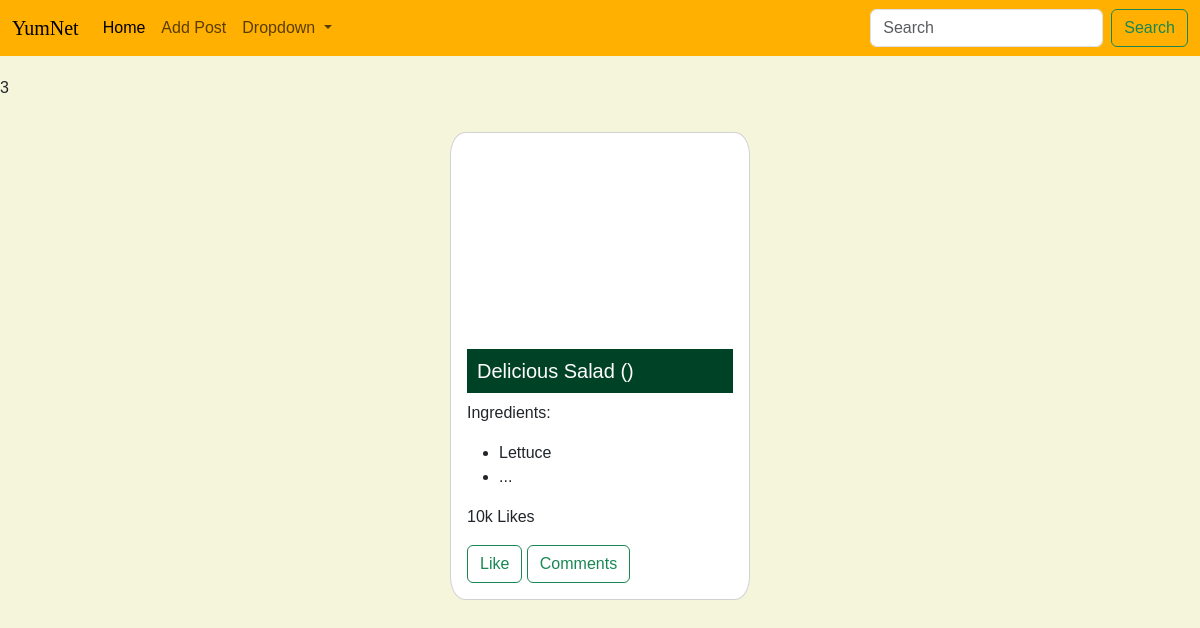
Before: /hompage.php with the older database file.
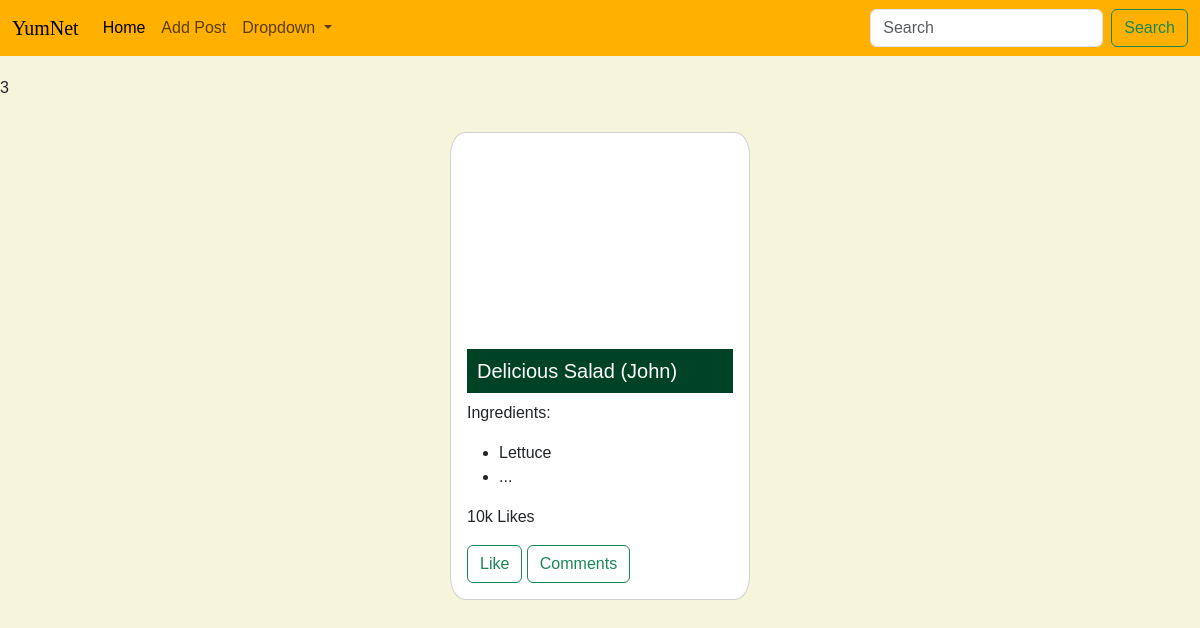
After: the same page with the newer database file.
### tables this page shows
CREATE TABLE `post` (
  `pid` int(11) NOT NULL,
  `img_url` varchar(2048) NOT NULL,
  `title` varchar(255) NOT NULL,
  `published_at` datetime NOT NULL,
  `is_veg` int(1) NOT NULL,
  `caption` varchar(2048) NOT NULL,
  `user_id` int(11) NOT NULL
);

CREATE TABLE `postingredient` (
  `ingredient_name` varchar(255) NOT NULL,
  `post_id` int(11) NOT NULL
);

CREATE TABLE `page_user` (
  `uid` int(11) NOT NULL,
  `first_name` varchar(255) NOT NULL,
  `last_name` varchar(255) NOT NULL,
  `user_name` varchar(255) NOT NULL,
  `pass` varchar(255) NOT NULL,
  `dob` date NOT NULL,
  `last_seen` datetime NOT NULL
);

### hompage.php (the view, shortened to what this page needs)
<!DOCTYPE html>
<html lang="en">
<head>
    <?php require 'includes_and_requires/bootstrap.php'?>
    <?php require 'styleTemp.php'?>
</head>
<body>
    <?php include 'includes_and_requires/menu.php'?>
    <?php
    $sql = "select * from follower where follower_id = 1";
    $ret = mysqli_query($conn,$sql);
    if(mysqli_num_rows($ret)>0){
      echo"YES";
    }else{
      $sql = "select * from post order by published_at";
      $ret = mysqli_query($conn,$sql);
      if(mysqli_num_rows($ret)>0){
        $num = mysqli_num_rows($ret);
        while($row = mysqli_fetch_assoc($ret)){
          echo"$num";
          $sql = "Select first_name from page_user where uid = {$row['user_id']}";
          $ret2 = mysqli_query($conn,$sql);
          $row2 = mysqli_fetch_assoc($ret2);
          $sql = "Select * from postingredient where post_id = {$row['pid']} limit 3";
          $ret3 = mysqli_query($conn,$sql);
          echo"
          <div class='card'>
      <div class='custom_image' style='background-image:url({$row['img_url']})'></div>
      <div class='card-body'>
        <h5 class='card-title'>{$row['title']} ({$row2['first_name']})</h5>
        <p class='card-text' onmouseover='onHover({$row['pid']})' onmouseout='outHover({$row['pid']})'>
          Ingredients: <ul>";
          while($row3 = mysqli_fetch_assoc($ret3)){
            echo "<li>{$row3['ingredient_name']}</li>";
          }
        echo"
        <li>...</li>
        </ul>
        </p>
        <p>10k Likes</p>
        <button type='button' class='btn btn-outline-success'>Like</button>
        <button type='button' class='btn btn-outline-success'>Comments</button>
      </div>
    </div>";
      $sql = "Select * from postingredient where post_id = {$row['pid']}";
        $ret = mysqli_query($conn,$sql);
        }
      }
    }
    ?>
</body>
</html>

### includes_and_requires/bootstrap.php (shortened to what this page needs)
<link rel="stylesheet" href="bootstrap-5.3.2-dist/css/bootstrap.min.css">

### styleTemp.php
<link rel="stylesheet" href="style3.css">

### includes_and_requires/menu.php (shortened to what this page needs)
<nav class="navbar navbar-expand-lg nb_custom">
        <div class="container-fluid">
          <a class="navbar-brand title_font" href="#">YumNet</a>
          <div class="collapse navbar-collapse" id="navbarSupportedContent">
            <ul class="navbar-nav me-auto mb-2 mb-lg-0">
              <li class="nav-item">
                <a class="nav-link active" aria-current="page" href="hompage.php">Home</a>
              </li>
              <li class="nav-item">
                <a class="nav-link" href="addPost.php">Add Post</a>
              </li>
              <li class="nav-item dropdown">
                <a class="nav-link dropdown-toggle" href="#" role="button" data-bs-toggle="dropdown" aria-expanded="false">
                  Dropdown
                </a>
              </li>
            </ul>
            <form class="d-flex" role="search">
              <input class="form-control me-2" type="search" placeholder="Search" aria-label="Search">
              <button class="btn btn-outline-success" type="submit">Search</button>
            </form>
          </div>
        </div>
      </nav>

### style3.css (style rules this page uses)
.card { width: 25%; margin: 2em auto; }
.title_font { font-family: 'Kaushan Script', cursive; }
body { font-family: sans-serif; background-color: #F5F5DC; }
.nb_custom { background-color: #FFB000; margin-bottom: 20px; }
h5.card-title { background-color: #004225; padding: 10px; color: white; }
.custom_image { width: 100%; height: 200px; background-size: cover; background-position: center; }
.card { border-radius: 5%; margin-bottom: 20px; }
.custom_image { border-top-left-radius: 5%; border-top-right-radius: 5%; }

Changed rows visible on the page:
changed post "Delicious Salad": page_user.first_name (not shown) → "John"
